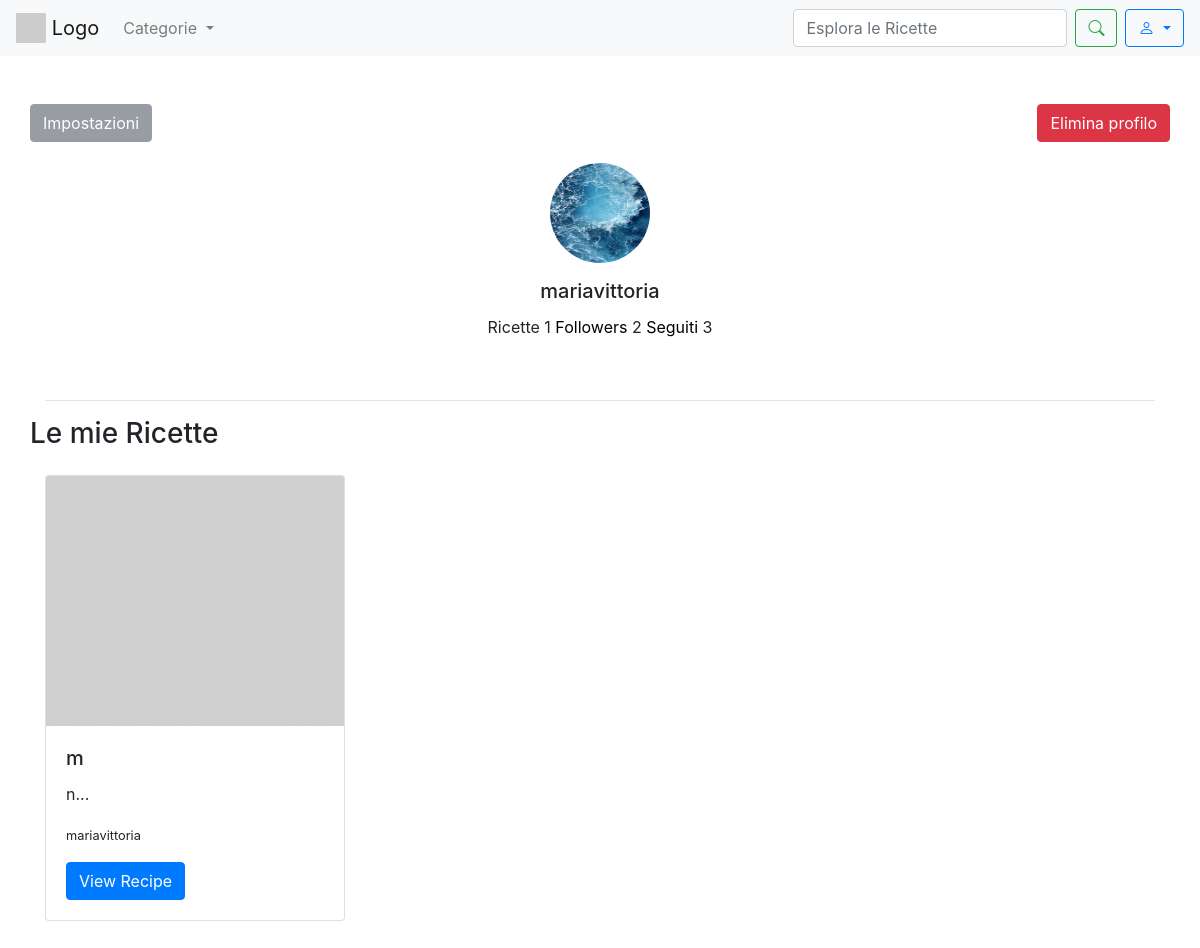
Page /profilo/ (signed in) on the earlier database version.
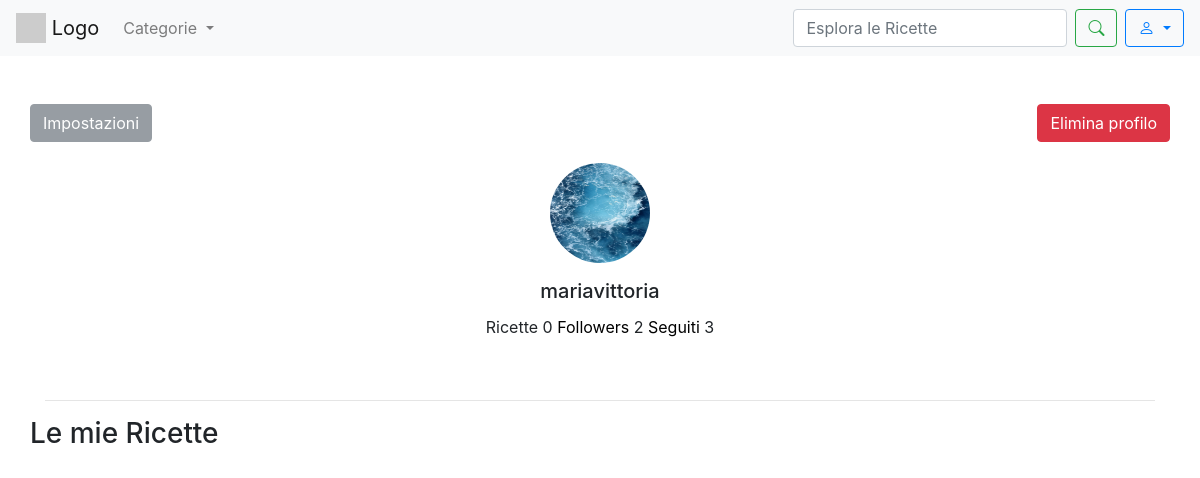
Same page on the later database version.
### sito/models.py (models this page shows, shortened)
class CustomUser(AbstractUser):
    profile_image = models.ImageField(upload_to='profile_images/', blank=True, null=True)
    def get_profile_picture_url(self):
        if self.profile_image:
            return self.profile_image.url
        return static('images/defaultprofile.jpg')
    def count_recipes(self):
        return self.recipe_set.count()
    def count_followers(self):
        return self.followers.count()
    def count_following(self):
        return self.following.count()
    def __str__(self):
        return self.username

class Recipe(models.Model):
    title = models.CharField(max_length=200)
    photo = models.ImageField(upload_to='recipes_photos/', blank=True, null=True)
    preparationtime = models.CharField(help_text="Totale tempo di preparazione (es: 1 hour 30 minutes)", max_length=200,
                                       blank=True, null=True)
    category = models.ForeignKey(Category, on_delete=models.CASCADE)
    user = models.ForeignKey('CustomUser', on_delete=models.CASCADE)
    ingredients = models.TextField()
    instructions = models.TextField()

### sito/views.py (the view)
# urls.py: path("profilo/", profilo, name='profilo'),
def profilo(request):
    recipes = Recipe.objects.filter(user=request.user)
    return render(request, 'profile.html', {'recipes': recipes})

### template/profile.html (shortened to what this page needs)
<!DOCTYPE html>
{% load static %}
<html lang="en">
<head>
    <link rel="stylesheet" href="https://maxcdn.bootstrapcdn.com/bootstrap/4.5.2/css/bootstrap.min.css">
    <link rel="stylesheet" href="https://cdn.jsdelivr.net/npm/bootstrap-icons/font/bootstrap-icons.css">
</head>
<body>
    <nav class="navbar navbar-expand-lg navbar-light bg-light">
        <a class="navbar-brand" href="{% url 'homepage' %}">
            <img src="https://via.placeholder.com/30" alt="Logo" class="d-inline-block align-top">
            Logo
        </a>
            <ul class="navbar-nav mr-auto">
                <li class="nav-item dropdown">
                  <div class="nav-link dropdown-toggle" role="button" data-toggle="dropdown" aria-expanded="false" id="CategoryDropdown">
                    Categorie
                  </div>
                </li>
            </ul>
            <form class="form-inline my-2 my-lg-0" method="GET" action="{% url 'search' %}">
                <input class="form-control mr-sm-2" type="search" name ="q" placeholder="Esplora le Ricette" aria-label="Search">
                <button class="btn btn-outline-success my-2 my-sm-0" type="submit"><i class="bi bi-search"></i></button>
            </form>
            <div class="dropdown ml-2">
                <button class="btn btn-outline-primary dropdown-toggle" type="button" id="userDropdown" data-toggle="dropdown" aria-haspopup="true" aria-expanded="false">
                    <i class="bi bi-person"></i>
                </button>
            </div>
    </nav>
    <div class="container py-5">
        <div class="row justify-content-between">
            <a class="btn btn-secondary"  href="{% url 'mysetting' %}" role="button" style="opacity: 0.7;">Impostazioni</a>
            <a class="btn btn-danger"  href="#" role="button" onclick="confirmDelete();">Elimina profilo</a>
        </div>
        <div class="row justify-content-center">
            <div class="col-md-6 text-center">
                <div class="card border-white mb-4">
                    <div class="card-body">
                        <img src=" {{ user.get_profile_picture_url }} " alt="Profile Picture" class="rounded-circle img-fluid mb-3" style="width: 100px; height: 100px;">
                        <h5 class="card-title">{{ user.username }}</h5>
                        <p class="card-text">Ricette {{ user.count_recipes }} <a href=" {% url 'followers' %}" style="color: black; text-decoration: none">Followers</a> {{ user.count_followers }} <a href=" {% url 'seguiti' %}" style="color: black; text-decoration: none">Seguiti</a> {{ user.count_following }} </p>
                    </div>
                </div>
            </div>
        </div>
        <hr>
        <div class="row">
            <h3 class="text-center mb-4">Le mie Ricette</h3>
        </div>
        <div class="row">
                {% for recipe in recipes %}
                <div class="col-md-4 mb-4">
                    <div class="card mb-3" style="max-width: 300px;">
                            {% if recipe.photo %}
                            <img src=" {{ recipe.photo.url }} " class=" card-img-top rounded-start" alt="foto ricetta" style="max-height: 250px; overflow-y: hidden" >
                            {% else %}
                            <img src="{% static 'images/defaultrecipe.jpg' %}" class="card-img-top rounded-start" alt="foto ricetta" style="max-height: 250px; overflow-y: hidden">
                            {% endif %}
                            <div class="card-body">
                                <h5 class="card-title">{{ recipe.title }}</h5>
                                <p class="card-text">{{ recipe.ingredients|slice:":30" }}...</p>
                                <p class="card-text"><small class="text-body-secondary">{{recipe.user}}</small></p>
                                <a href="{% url 'recipe_detail' recipe.id %}" class="btn btn-primary">View Recipe</a>
                            </div>
                        </div>
                </div>
            {% endfor %}
        </div>
    </div>
</body>
</html>

Differences in the rows shown:
removed Recipe: title "m", ingredients "n", user "mariavittoria"
changed CustomUser "mariavittoria": count_recipes "1" → "0"
